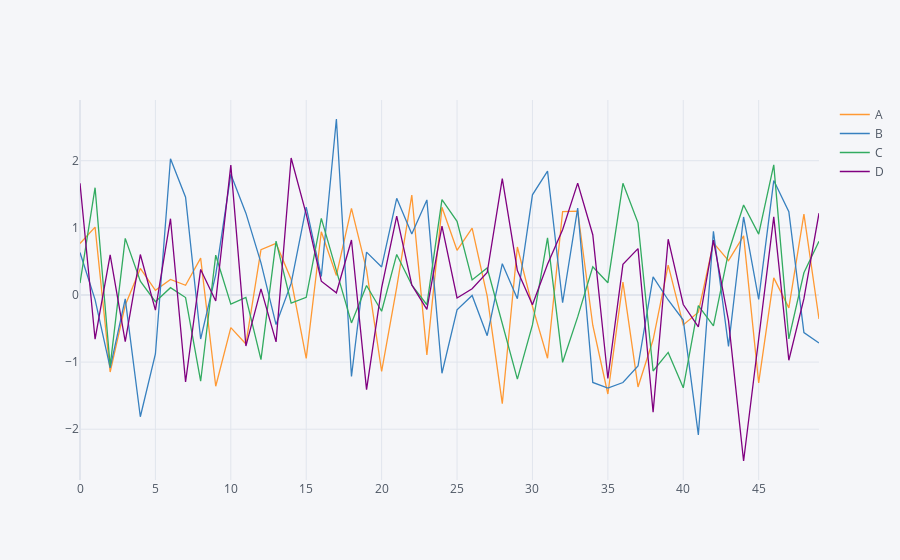

Notebook code cell kept with this figure:
### Markdown cell above
###### La méthode iplot donne une meilleur visualisation du graphisme

### Code cell
arr_1 = np.random.randn(50, 4)
df_1 = pd.DataFrame(arr_1, columns=['A', 'B', 'C', 'D'])
df_1.head()
#df_1.plot()
df_1.iplot()

### Figure 1 — Plotly figure (JSON) as saved in the notebook; plotly's stock layout.template omitted (floating-point values rounded to 4 significant figures)
{"data": [{"line": {"color": "rgba(255, 153, 51, 1.0)", "dash": "solid", "shape": "linear", "width": 1.3}, "mode": "lines", "name": "A", "text": "", "type": "scatter", "x": [0, 1, 2, 3, 4, 5, 6, 7, 8, 9, 10, 11, 12, 13, 14, 15, 16, 17, 18, 19, 20, 21, 22, 23, 24, 25, 26, 27, 28, 29, 30, 31, 32, 33, 34, 35, 36, 37, 38, 39, 40, 41, 42, 43, 44, 45, 46, 47, 48, 49], "y": [0.7654, 1.01, -1.149, -0.1537, 0.3954, 0.06836, 0.232, 0.1445, 0.5496, -1.36, -0.4863, -0.7303, 0.6745, 0.7672, 0.2301, -0.9441, 0.9413, 0.2905, 1.29, 0.3752, -1.139, 0.1135, 1.489, -0.892, 1.306, 0.6652, 0.996, -0.0175, -1.62, 0.7146, -0.1706, -0.9426, 1.243, 1.248, -0.4511, -1.476, 0.1922, -1.371, -0.6685, 0.4432, -0.4465, -0.2571, 0.776, 0.5103, 0.8806, -1.311, 0.2549, -0.1926, 1.203, -0.3576]}, {"line": {"color": "rgba(55, 128, 191, 1.0)", "dash": "solid", "shape": "linear", "width": 1.3}, "mode": "lines", "name": "B", "text": "", "type": "scatter", "x": [0, 1, 2, 3, 4, 5, 6, 7, 8, 9, 10, 11, 12, 13, 14, 15, 16, 17, 18, 19, 20, 21, 22, 23, 24, 25, 26, 27, 28, 29, 30, 31, 32, 33, 34, 35, 36, 37, 38, 39, 40, 41, 42, 43, 44, 45, 46, 47, 48, 49], "y": [0.6317, -0.07014, -1.087, -0.05842, -1.815, -0.879, 2.029, 1.457, -0.6562, 0.3043, 1.798, 1.219, 0.4776, -0.4408, 0.1714, 1.308, 0.2741, 2.621, -1.214, 0.6378, 0.4168, 1.44, 0.9089, 1.416, -1.166, -0.2219, -0.007467, -0.6078, 0.4665, -0.05656, 1.492, 1.846, -0.1158, 1.293, -1.303, -1.388, -1.305, -1.059, 0.2698, -0.07523, -0.3745, -2.084, 0.9485, -0.7657, 1.162, -0.06565, 1.704, 1.24, -0.5617, -0.7153]}, {"line": {"color": "rgba(50, 171, 96, 1.0)", "dash": "solid", "shape": "linear", "width": 1.3}, "mode": "lines", "name": "C", "text": "", "type": "scatter", "x": [0, 1, 2, 3, 4, 5, 6, 7, 8, 9, 10, 11, 12, 13, 14, 15, 16, 17, 18, 19, 20, 21, 22, 23, 24, 25, 26, 27, 28, 29, 30, 31, 32, 33, 34, 35, 36, 37, 38, 39, 40, 41, 42, 43, 44, 45, 46, 47, 48, 49], "y": [0.1771, 1.598, -1.06, 0.8431, 0.206, -0.1002, 0.1086, -0.03878, -1.285, 0.5924, -0.1378, -0.03513, -0.9635, 0.8021, -0.121, -0.03487, 1.14, 0.3766, -0.4163, 0.1407, -0.2422, 0.6034, 0.1479, -0.1461, 1.421, 1.098, 0.2233, 0.4019, -0.4257, -1.253, -0.4467, 0.8497, -1.003, -0.3271, 0.4192, 0.1813, 1.663, 1.075, -1.133, -0.8564, -1.384, -0.1599, -0.4601, 0.6365, 1.339, 0.906, 1.938, -0.6535, 0.3301, 0.7994]}, {"line": {"color": "rgba(128, 0, 128, 1.0)", "dash": "solid", "shape": "linear", "width": 1.3}, "mode": "lines", "name": "D", "text": "", "type": "scatter", "x": [0, 1, 2, 3, 4, 5, 6, 7, 8, 9, 10, 11, 12, 13, 14, 15, 16, 17, 18, 19, 20, 21, 22, 23, 24, 25, 26, 27, 28, 29, 30, 31, 32, 33, 34, 35, 36, 37, 38, 39, 40, 41, 42, 43, 44, 45, 46, 47, 48, 49], "y": [1.665, -0.6594, 0.598, -0.6947, 0.6023, -0.2261, 1.136, -1.297, 0.3802, -0.08929, 1.934, -0.7613, 0.08989, -0.6987, 2.041, 1.205, 0.2049, 0.03214, 0.8181, -1.41, 0.106, 1.174, 0.1494, -0.2142, 1.024, -0.04519, 0.09309, 0.3344, 1.733, 0.3631, -0.1461, 0.4589, 0.9716, 1.667, 0.8975, -1.245, 0.4564, 0.6901, -1.747, 0.8306, -0.1423, -0.4742, 0.8179, -0.3827, -2.474, -0.6851, 1.163, -0.9731, -0.05549, 1.218]}], "layout": {"autosize": true, "legend": {"bgcolor": "#F5F6F9", "font": {"color": "#4D5663"}}, "paper_bgcolor": "#F5F6F9", "plot_bgcolor": "#F5F6F9", "title": {"font": {"color": "#4D5663"}}, "xaxis": {"autorange": true, "gridcolor": "#E1E5ED", "range": [0, 49], "showgrid": true, "tickfont": {"color": "#4D5663"}, "title": {"font": {"color": "#4D5663"}, "text": ""}, "type": "linear", "zerolinecolor": "#E1E5ED"}, "yaxis": {"autorange": true, "gridcolor": "#E1E5ED", "range": [-2.757, 2.905], "showgrid": true, "tickfont": {"color": "#4D5663"}, "title": {"font": {"color": "#4D5663"}, "text": ""}, "type": "linear", "zerolinecolor": "#E1E5ED"}}}
